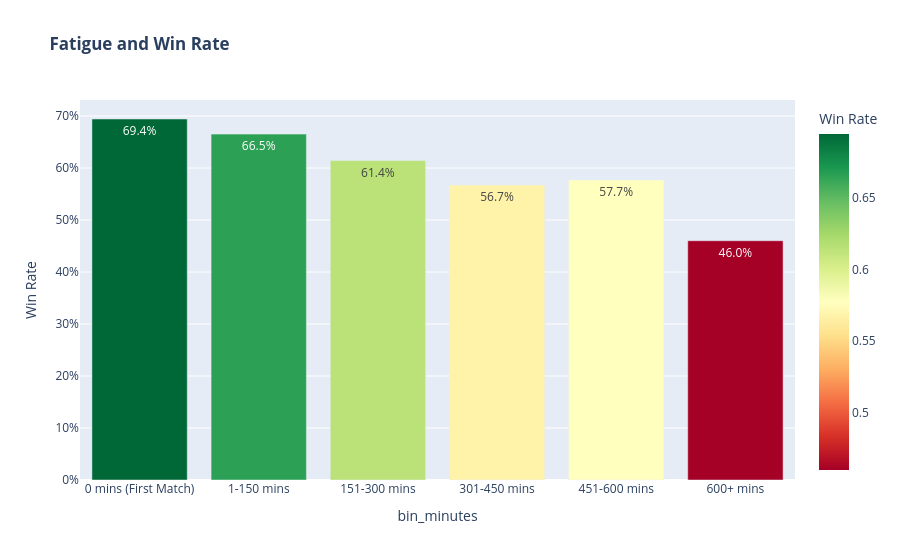

The code cell stored with this chart in its notebook:
### Markdown cell above
### 3.3 Fatigue factor:

The Fatigue Factor is defined as the correlation between a player's cumulative time on court (total minutes played) within a specific tournament and their subsequent win probability.

Hypothesis: As a player accumulates significant physical exertion through extended match durations in earlier rounds, their performance efficiency may decrease, leading to a statistically significant decline in win rates during later stages of the tournament.

### Code cell
#1. Sorting data with match order
df_fatigue = df_new.sort_values(by=['tourney_id', 'player_id','match_num'])

#2. Create function to accumulate the on court minutes
def acc_minutes(series):
  return series.shift(1).fillna(0).cumsum() # Shift first record to avoid counting current match minutes, fill NA with 0, then cumulative sum

#3. Create new acc_minutes columns:
df_fatigue['acc_played_minutes'] = df_fatigue.groupby(['tourney_id', 'player_id'])['minutes'].transform(acc_minutes)

# 4. Bins
bins = [-1, 0, 150, 300, 450, 600, np.inf]
labels = ['0 mins (First Match)', '1-150 mins', '151-300 mins', '301-450 mins', '451-600 mins', '600+ mins']

# 5. Added label column
df_fatigue['bin_minutes'] = pd.cut(df_fatigue['acc_played_minutes'], bins=bins, labels=labels)

# 6. Win Rate by grouped bins
fatigue_eda = df_fatigue.groupby('bin_minutes', observed=False)['result'].agg(
    total_matches='count',
    win_rate='mean'
).reset_index()

# 7. Plot
fig = px.bar(
    fatigue_eda,
    x='bin_minutes',
    y='win_rate',
    text_auto='.1%', # percentage
    title='<b> Fatigue and Win Rate </b>',
    labels={'fatigue_level': 'Totol played minutes', 'win_rate': ' Win Rate'},
    color='win_rate',
    color_continuous_scale='RdYlGn' #
)

fig.update_layout(yaxis_tickformat='.0%')
fig.show()

### Figure 1 — Plotly figure (JSON) as saved in the notebook; plotly's stock layout.template omitted (floating-point values rounded to 4 significant figures)
{"data": [{"hovertemplate": "bin_minutes=%{x}<br> Win Rate=%{marker.color}<extra></extra>", "legendgroup": "", "marker": {"color": [0.6943, 0.6652, 0.6143, 0.5672, 0.5769, 0.4602], "coloraxis": "coloraxis", "pattern": {"shape": ""}}, "name": "", "orientation": "v", "showlegend": false, "textposition": "auto", "texttemplate": "%{y:.1%}", "type": "bar", "x": ["0 mins (First Match)", "1-150 mins", "151-300 mins", "301-450 mins", "451-600 mins", "600+ mins"], "xaxis": "x", "y": [0.6943, 0.6652, 0.6143, 0.5672, 0.5769, 0.4602], "yaxis": "y"}], "layout": {"barmode": "relative", "coloraxis": {"colorbar": {"title": {"text": " Win Rate"}}, "colorscale": [[0, "rgb(165,0,38)"], [0.1, "rgb(215,48,39)"], [0.2, "rgb(244,109,67)"], [0.3, "rgb(253,174,97)"], [0.4, "rgb(254,224,139)"], [0.5, "rgb(255,255,191)"], [0.6, "rgb(217,239,139)"], [0.7, "rgb(166,217,106)"], [0.8, "rgb(102,189,99)"], [0.9, "rgb(26,152,80)"], [1, "rgb(0,104,55)"]]}, "legend": {"tracegroupgap": 0}, "title": {"text": "<b> Fatigue and Win Rate </b>"}, "xaxis": {"anchor": "y", "domain": [0, 1], "title": {"text": "bin_minutes"}}, "yaxis": {"anchor": "x", "domain": [0, 1], "tickformat": ".0%", "title": {"text": " Win Rate"}}}}
